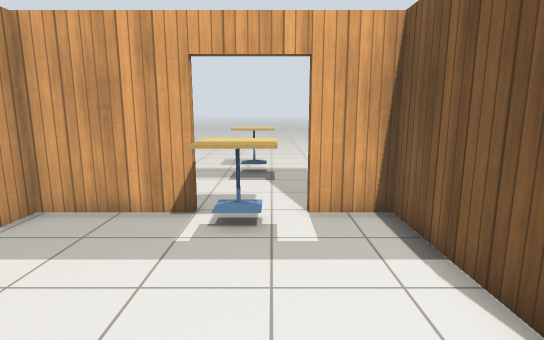
[1] (above)

19 first-person views from a walk through a robot-simulator world made for Gazebo. The camera is 1.3 m above the floor, tilts 10° down and sees 80° across. The floor is counted in squares, 0.5 m on a side. Each view is taken from the middle of a square. On the plan, view 1 faces up. The plan holds only what a view shows up to about 20 squares ahead; the rest is blank. The robots in the file are not drawn. Simple patterns stand in for the simulator's built-in surfaces.

[2]
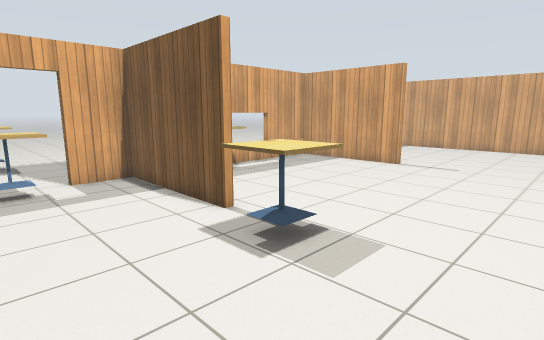

[3]
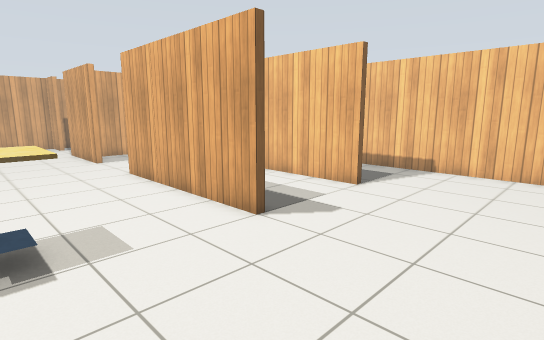

[4]
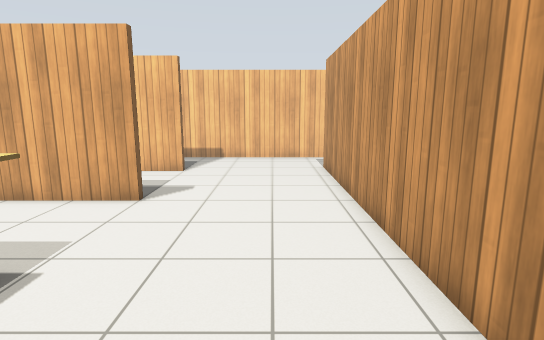

[5]
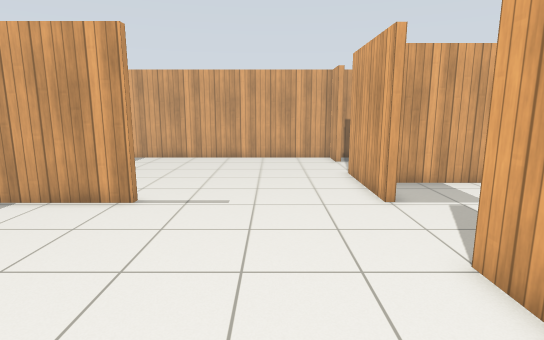

[6]
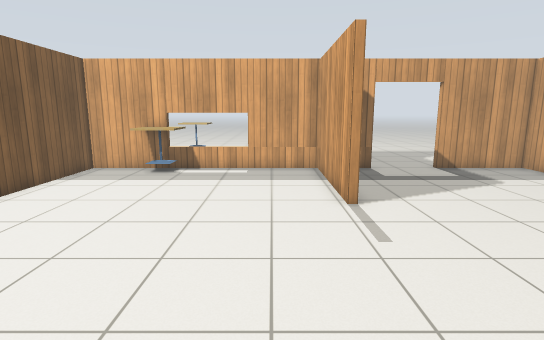

[7]
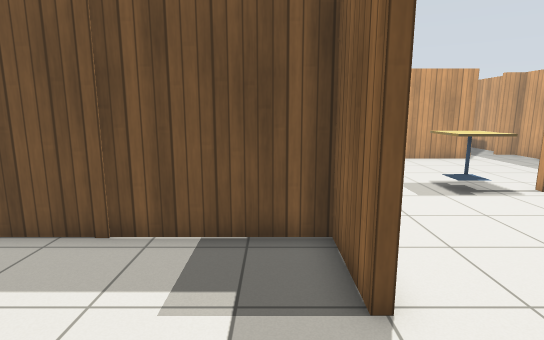

[8]
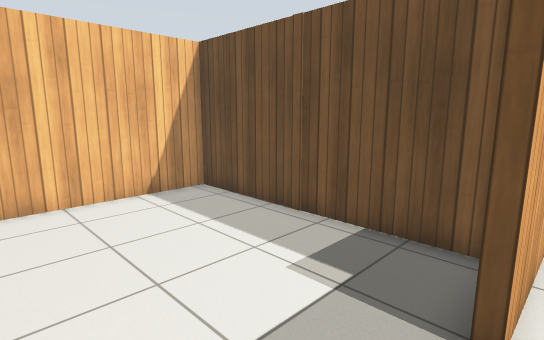

[9]
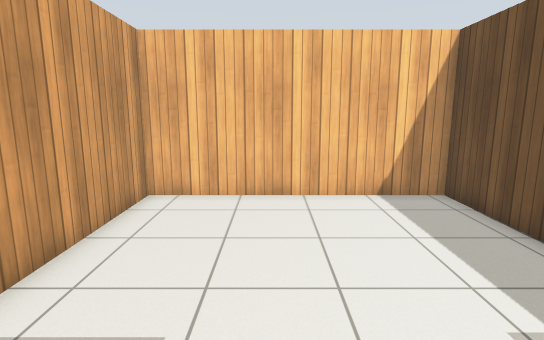

[10]
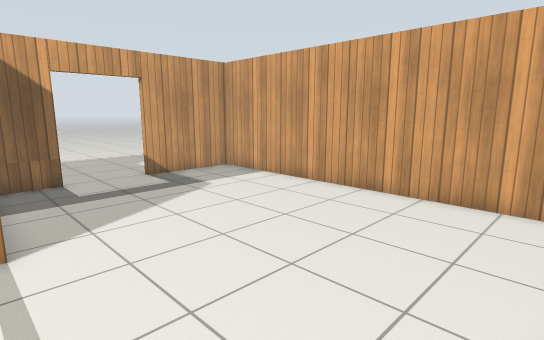

[11]
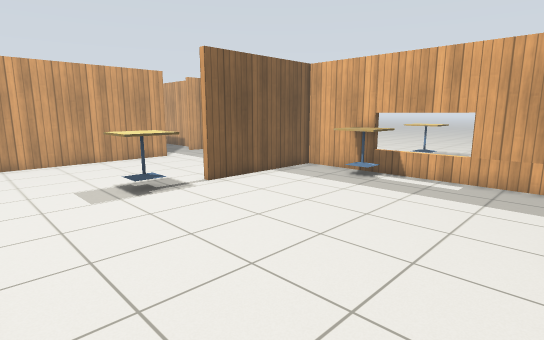

[12]
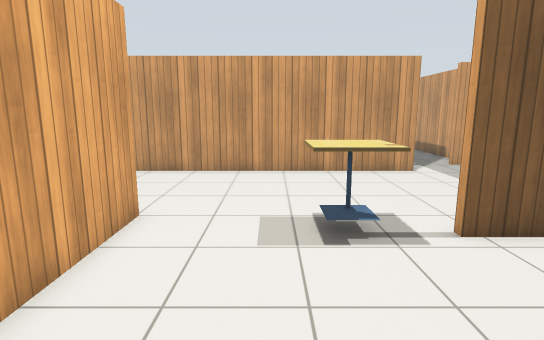

[13]
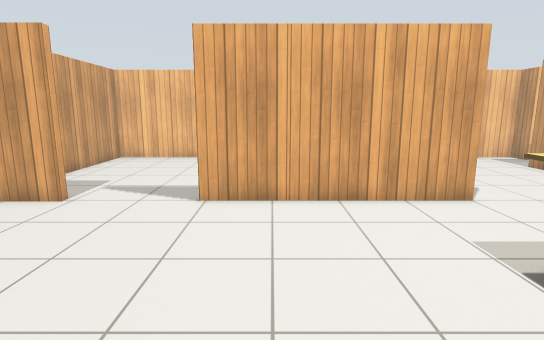

[14]
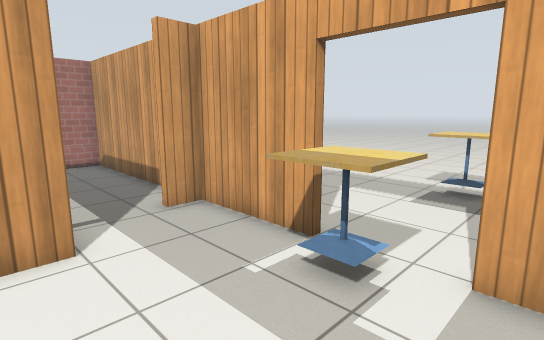

[15]
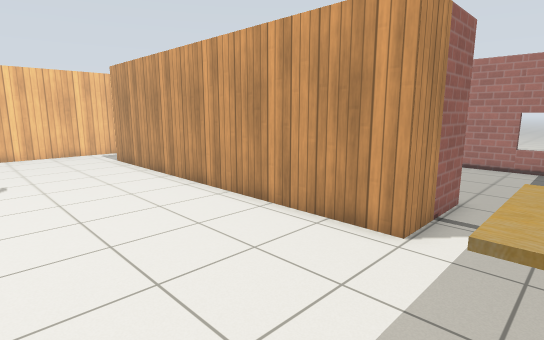

[16]
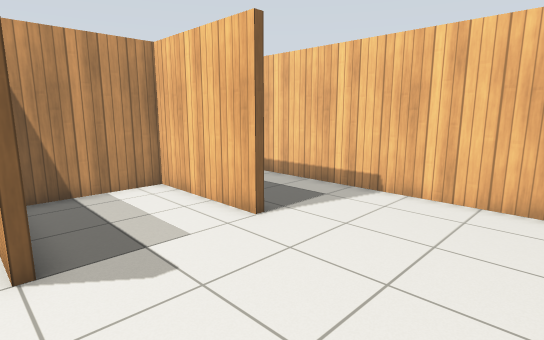

[17]
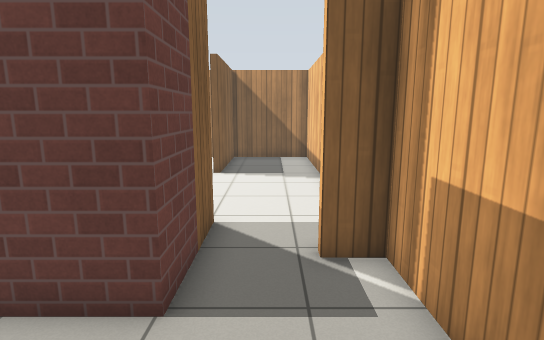

[18]
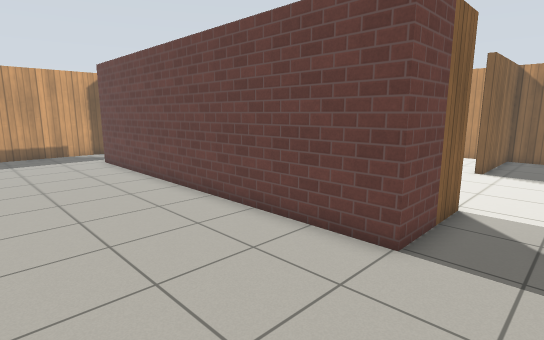

[19]
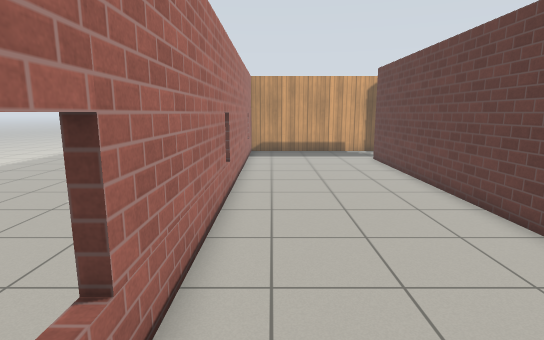

### Floor plan
Ten units are one square. View 1 is at (0, 0); x grows to the right and y downward. Boxes are objects, and circles mark ways between rooms. Rooms are numbered by the first view taken in them; rooms with no view inside come last. Other rooms are left out.
<svg viewBox="-159 -90 404 246">
<path fill="none" stroke="#000" d="M32 -20 32 -82 10 -82M19 54 103 54M142 -20 142 -82 35 -82 35 -20M142 58 142 54 190 54M20 104 72 104 72 62M-24 -82 -62 -82 -62 -71 -66 -71M168 -82 149 -82M223 54 240 54 240 -82 198 -82M-82 -44 -45 -44 -45 116 -65 116M-72 -82 -84 -82M-62 139 -62 151 72 151 72 107 20 107M103 57 75 57 75 151 169 151 169 64M-65 116 -82 116 -82 -44M-99 151 -65 151 -65 139M-84 -82 -154 -82 -154 124"/>
<rect x="-25" y="-85" width="30" height="20" fill="#bbb"><title>cafe table</title></rect>
<rect x="15" y="-5" width="30" height="20" fill="#bbb"><title>cafe table</title></rect>
<rect x="55" y="-85" width="30" height="20" fill="#bbb"><title>cafe table</title></rect>
<circle cx="125" cy="60" r="3" fill="#2a7"/>
<circle cx="-70" cy="125" r="3" fill="#2a7"/>
<circle cx="-90" cy="-60" r="3" fill="#2a7"/>
<text x="70" y="10">1</text>
<text x="120" y="100">2</text>
<text x="-110" y="40">3</text>
</svg>
Room 1 opens to room 2. Room 1 opens to room 3.

Where each view was taken, in squares from view 1:
view 1: 0 up, 0 right, facing up
view 2: 5 down, 2 left, facing up-right
view 3: 0 up, 4 left, facing down-right
view 4: 4 up, 2 left, facing down
view 5: 2 down, 5 right, facing right
view 6: 7 down, 12 right, facing up
view 7: 7 down, 14 right, facing left
view 8: 5 down, 14 right, facing down-left
view 9: 5 down, 13 right, facing down
view 10: 5 down, 14 right, facing up-right
view 11: 5 down, 14 right, facing up-left
view 12: 2 down, 10 right, facing left
view 13: 4 up, 8 right, facing down
view 14: 3 up, 2 right, facing up-left
view 15: 7 up, 2 right, facing down-left
view 16: 5 down, 4 left, facing down-right
view 17: 13 down, 12 left, facing right
view 18: 14 down, 14 left, facing up-right
view 19: 14 down, 14 left, facing up
